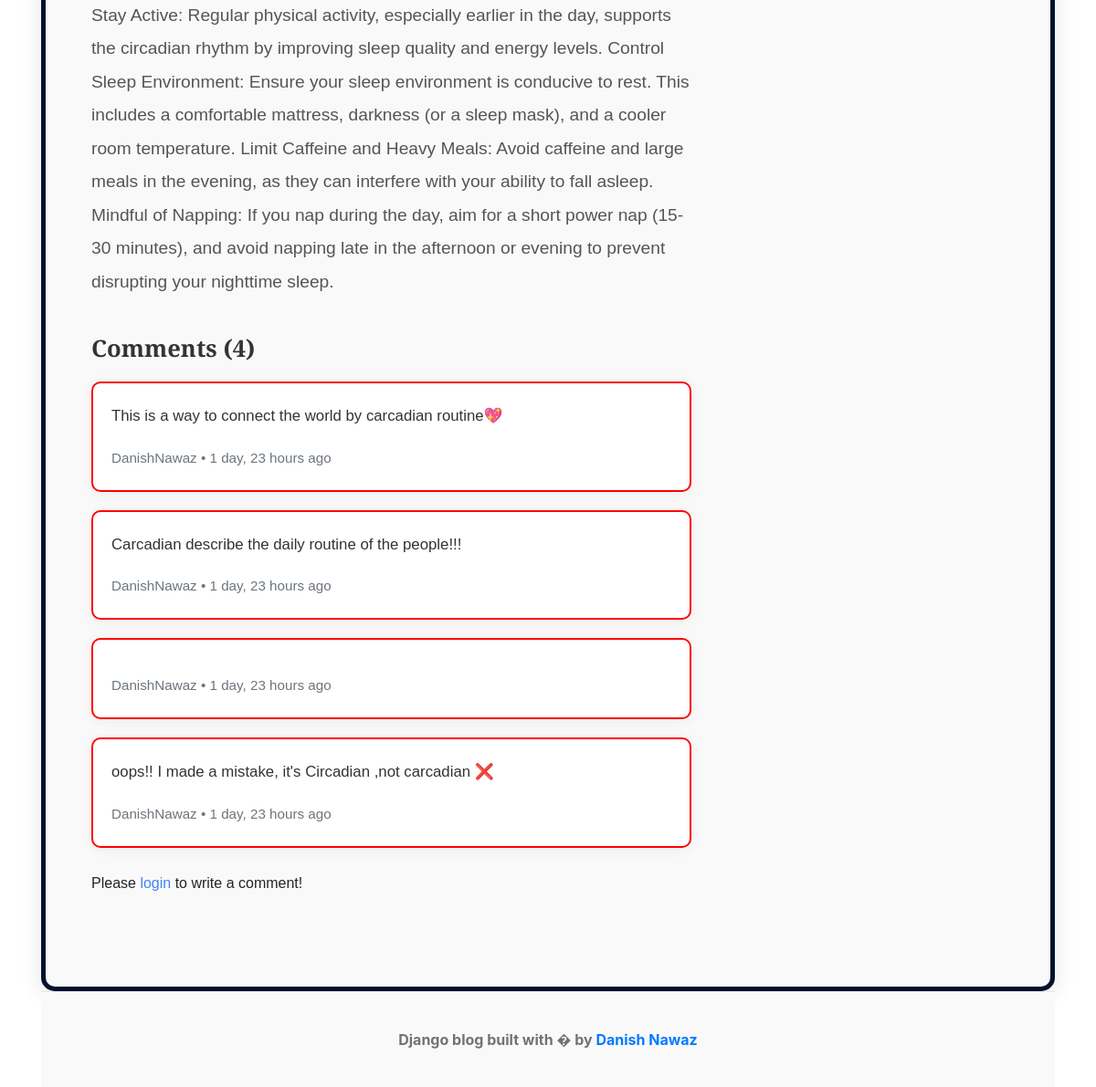
The page /blogs/syncing-with-your-bodys-clock-tips-for-optimizing-your-circadian-rhythm/ (lower part) on the database as committed earlier.
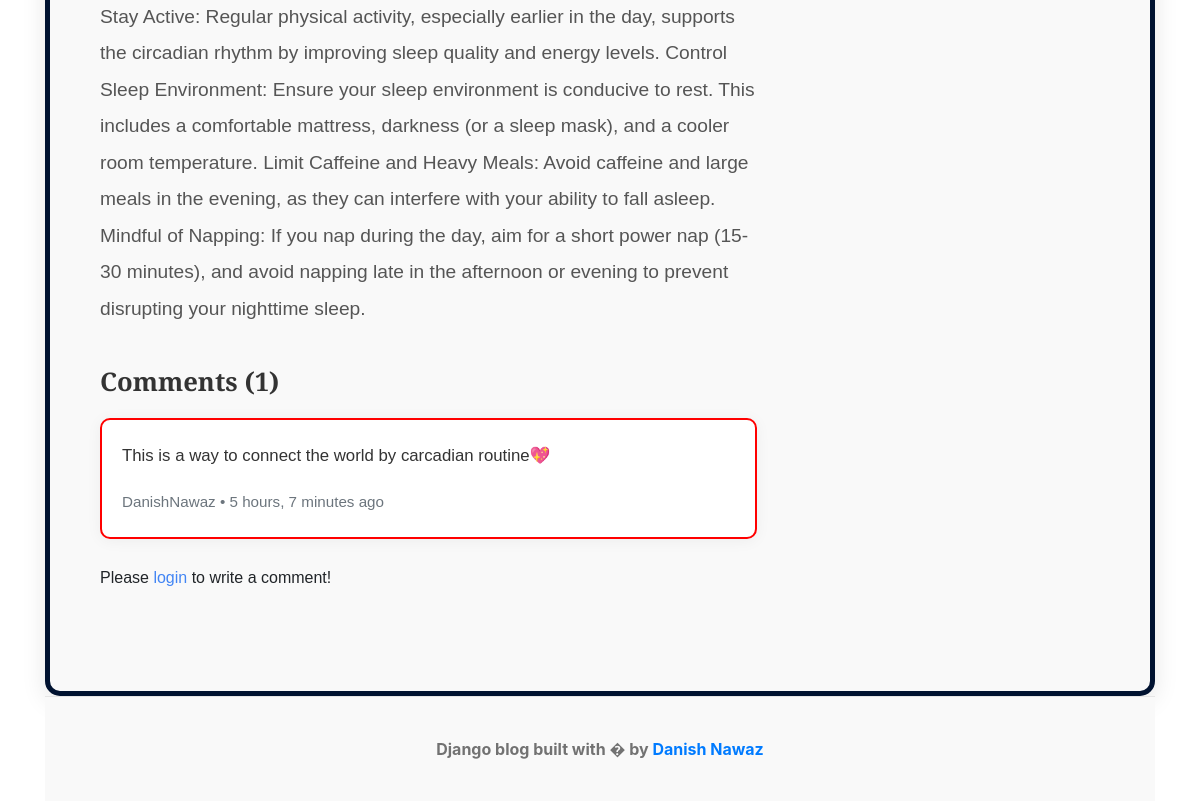
The same page on the database as committed later.
### blogs/models.py (models this page shows)
class Comment(models.Model):
    user = models.ForeignKey(User, on_delete=models.CASCADE)
    blog = models.ForeignKey(Blogs, on_delete=models.CASCADE)
    comment = models.TextField(max_length=250)  # Lowercase 'comment'
    created_at = models.DateTimeField(auto_now=True)
    updated_at = models.DateTimeField(auto_now=True)
    likes = models.PositiveIntegerField(default=0)  # Add this field to count likes
    def __str__(self):
        return self.comment  # Access the field with correct casing

### blogs/views.py (the view, shortened to what this page needs)
# urls.py: path('blogs/<slug:slug>/', BlogsView.blogs , name='blogs'),
def blogs(request, slug):
   single_post = get_object_or_404(Blogs,slug=slug, status='published')
   comments = Comment.objects.filter(blog = single_post)
   comment_count =comments.count()
   context={
      'single_post': single_post,
      'comments':comments,
      'comment_count': comment_count
   }
   return render(request , 'blogs.html' , context)

### blogs/context_processors.py (called while the page is built)
def get_categories(request):
    categories=Category.objects.all()
    return  dict(categories=categories)

### blogs/models.py (called while the page is built)
    def __str__(self):
        return self.category_name

### templates/blogs.html (shortened to what this page needs)
{% extends "./base/base.html" %}
{% block content %}
<div class="container mt-5"
     style="max-width: 1200px; margin: auto; padding: 50px; background: #f9f9f9; border-radius: 15px; border: 5px solid #001230; box-shadow: 0px 6px 25px rgba(0, 0, 0, 0.1); font-family: 'Arial', sans-serif;
            transition: border-color 0.3s ease;">
    <div class="row">
        <div class="col-lg-8">
            <article>
                <section class="mb-5 post-content" style="line-height: 1.9;">
                    <p style="font-size: 1.2em; color: #555;">{{ single_post.blog_body }}</p>
                    <h4 style="font-weight: 600; font-size: 1.6em; color: #333; margin-top: 40px;">Comments ({{ comment_count }})</h4>
                    {% if comments %}
                        {% for comment in comments %}
                            <div style="margin-top: 20px; padding: 20px; background: #ffffff; border-radius: 10px; box-shadow: 0px 2px 15px rgba(0, 0, 0, 0.05); border: 2px solid red;">
                                <p style="font-size: 1.05em; color: #333;">{{ comment }}</p>
                                <div style="font-size: 0.95em; color: #6c757d;">
                                    <span>{{ comment.user }}</span> • <span>{{ comment.created_at|timesince }} ago</span>
                                </div>
                            </div>
                        {% endfor %}
                    {% else %}
                        <p style="color: #888;">No Comments Yet</p>
                    {% endif %}
                    <div class="form-group mt-4">
                        {% if user.is_authenticated %}
                            <form action="" method="POST" style="display: flex; flex-direction: column;">
                                {% csrf_token %}
                                <textarea name="comment" placeholder="Write your comment" style="border: 2px solid green; padding: 12px; border-radius: 10px; resize: vertical; min-height: 120px; font-size: 1.1em; margin-bottom: 15px; transition: border-color 0.3s ease;" onfocus="this.style.borderColor='#FF6347'" onblur="this.style.borderColor='green'"></textarea>
                                <input type="submit" value="Submit" style="padding: 12px 25px; background-color: #FF6347; color: white; border: none; border-radius: 10px; cursor: pointer; transition: background-color 0.3s, transform 0.3s;" onmouseover="this.style.backgroundColor='#FF4500'; this.style.transform='scale(1.05)'" onmouseout="this.style.backgroundColor='#FF6347'; this.style.transform='scale(1)'">
                            </form>
                        {% else %}
                            <p style="margin-top: 15px;">Please <a href="{% url 'Login' %}" style="color: #4285F4; text-decoration: none;" onmouseover="this.style.color='#3367D6'" onmouseout="this.style.color='#4285F4'">login</a> to write a comment!</p>
                        {% endif %}
                    </div>
                </section>
            </article>
        </div>
        <div class="col-lg-4">
        </div>
    </div>
</div>
{% endblock %}

Rows that differ between the two databases and show on the page:
removed Comment: comment "Carcadian describe the daily routine of the people!!!", user "DanishNawaz", created_at "1 day, 23 hours"
removed Comment: user "DanishNawaz", created_at "1 day, 23 hours"
removed Comment: comment "oops!! I made a mistake, it's Circadian ,not carcadian ❌", user "DanishNawaz", created_at "1 day, 23 hours"
changed Comment "This is a way to connect the world by carcadian routine💖": created_at "1 day, 23 hours" → "5 hours, 7 minutes"
Other text that changed with them:
{{ comment_count }}: "4" → "1"
